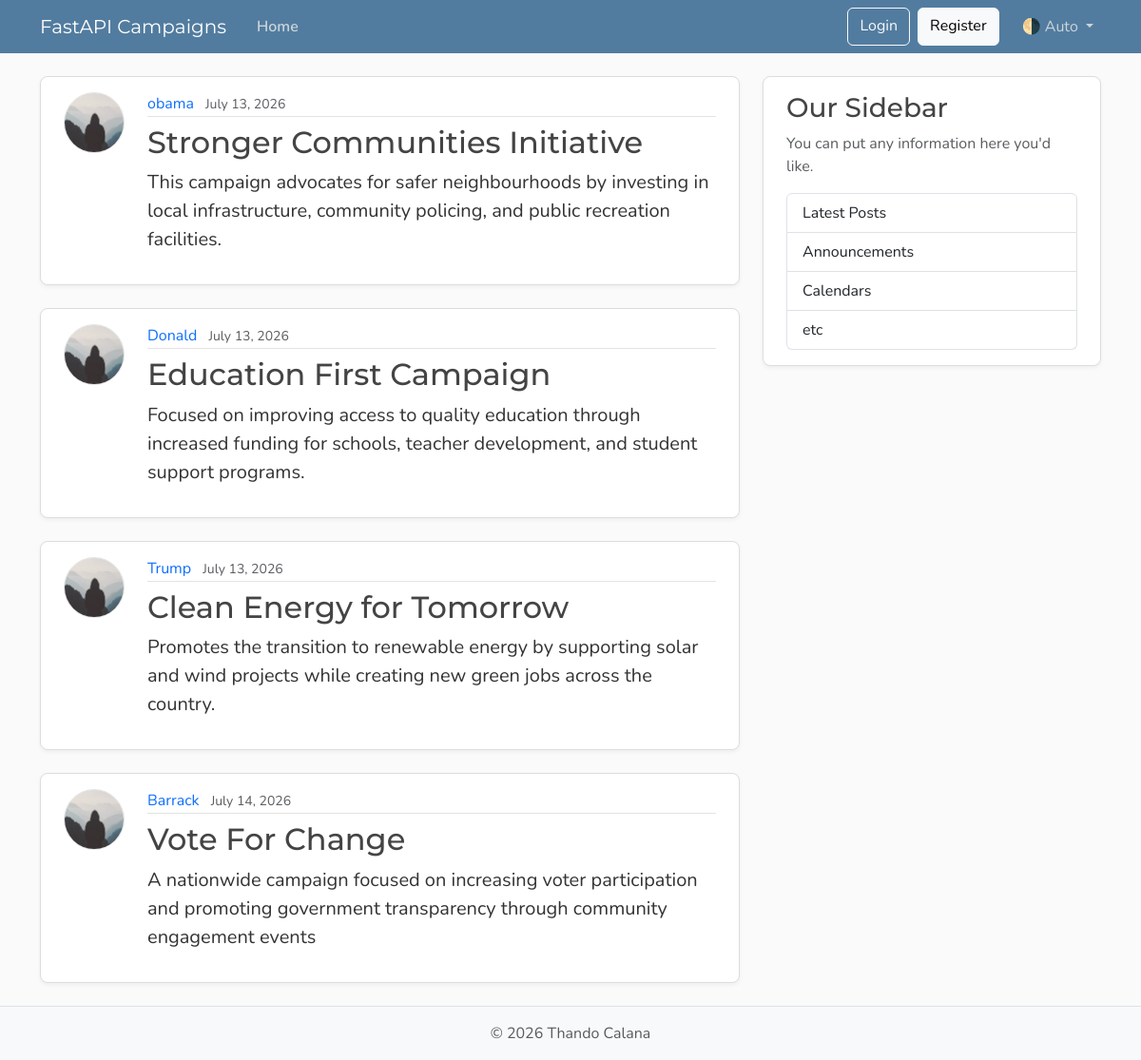
The page /campaigns on the database as committed earlier.
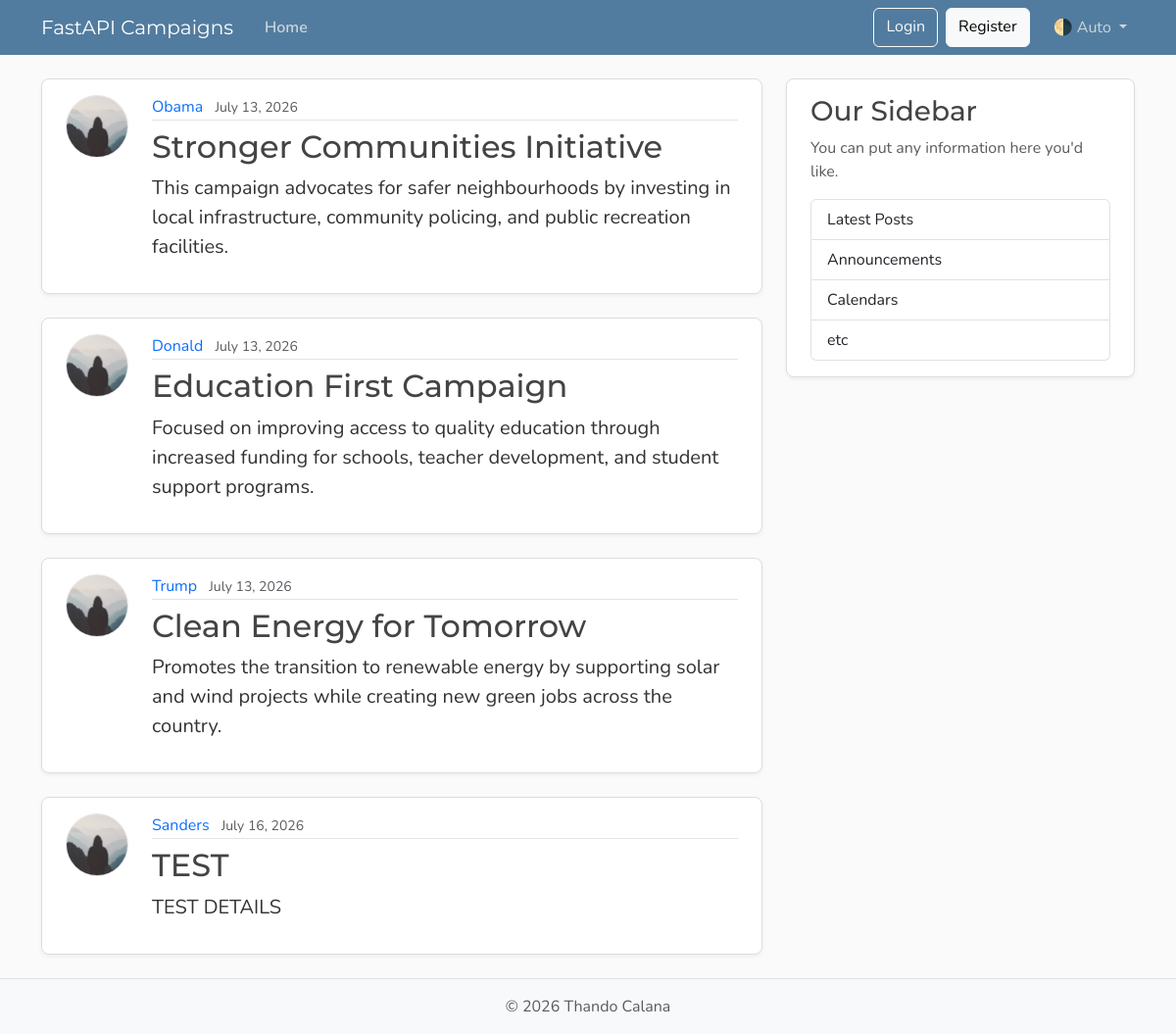
The same page on the database as committed later.
### models.py (models this page shows, shortened)
class Campaigns(Base):
    __tablename__ = "campaigns"
    campaign_id: Mapped[int] = mapped_column(Integer, primary_key=True, nullable=False)
    campaign_name: Mapped[str] = mapped_column(String, nullable=False)
    author: Mapped[Users] = relationship(
        back_populates="campaigns"
    )  # match relationship established earlier
    user_id: Mapped[int] = mapped_column(
        ForeignKey("users.user_id"), nullable=False, index=True
    )
    campaign_details: Mapped[str] = mapped_column(Text, nullable=False)
    created_at: Mapped[datetime] = mapped_column(
        DateTime(timezone=True), default=lambda: datetime.now(UTC)
    )

class Users(Base):
    __tablename__ = "users"
    user_id: Mapped[int] = mapped_column(Integer, primary_key=True, nullable=False)
    username: Mapped[str] = mapped_column(String, nullable=False)
    email: Mapped[str] = mapped_column(String, nullable=False)
    profile_pic: Mapped[str | None] = mapped_column(
        String(200), nullable=True, default=None
    )
    campaigns: Mapped[list[Campaigns]] = relationship(
        back_populates="author",
        cascade="all, delete-orphan",  # if author user is deleted, all posts of that user will also be deleted
    )

### main.py (the view)
@app.get(
    path="/",
    name="home",  # name so we know which unique route to access. Affects URL path user gets directed to
    include_in_schema=False,  # Exclude from API documentation
)
@app.get(
    path="/campaigns", name="campaigns", include_in_schema=False
)  # Not useful for API consumption/ dev. THESE ARE ONLY HTML ENDPOINTS NOT API FUNCTIONALITY
async def home(request: Request, db: Annotated[AsyncSession, Depends(get_db)]):
    query = await db.execute(
        select(models.Campaigns).options(selectinload(models.Campaigns.author))
    )
    campaigns = query.scalars().all()
    return templates.TemplateResponse(
        request, "home.html", {"campaigns": campaigns, "title": "Home"}
    )

### templates/home.html
{% extends "layout.html" %}
{% block content %}
  {% for campaign in campaigns %}
    <article class="content-section py-3 px-4 mb-4">
      <div class="d-flex align-items-start gap-4">
        <img class="rounded-circle article-img flex-shrink-0"
             src="{{ campaign.author.img_path }}"
             alt="{{ campaign.author.username }}'s profile picture"
             width="64"
             height="64"
             loading="lazy">
        <div class="flex-grow-1">
          <div class="article-metadata mb-2">
            <a class="me-2" href="#">{{ campaign.author.username }}</a>
            <small class="text-body-secondary">{{ campaign.created_at.strftime("%B %d, %Y") }}</small>
          </div>
          <h2>
            <a class="article-title"
            href="{{ url_for('campaign', campaign_id=campaign['campaign_id']) }}">{{ campaign.campaign_name }}</a>
          </h2>
          <p class="article-content">{{ campaign.campaign_details }}</p>
        </div>
      </div>
    </article>
  {% endfor %}
{% endblock content %}

### templates/layout.html (shortened to what this page needs)
<!DOCTYPE html>
<html lang="en">
  <head>
    <link href="https://cdn.jsdelivr.net/npm/bootstrap@5.3.8/dist/css/bootstrap.min.css"
          rel="stylesheet"
>
    <link rel="stylesheet" type="text/css" href='{{ url_for("static", path="css/main.css") }}'>
  </head>
  <body class="d-flex flex-column min-vh-100">
    <header class="site-header">
      <nav class="navbar navbar-expand-md bg-steel fixed-top"
           data-bs-theme="dark">
        <div class="container">
          <a class="navbar-brand me-4" href="{{ url_for('campaigns') }}">FastAPI Campaigns</a>
          <div class="collapse navbar-collapse" id="navbarToggle">
            <div class="navbar-nav me-auto">
              <a class="nav-link active" aria-current="page" href="{{ url_for('home') }}">Home</a>
            </div>
            <div class="navbar-nav">
              <a class="btn btn-outline-light mb-2 mb-md-0 me-md-2" href="#">Login</a>
              <a class="btn btn-light mb-2 mb-md-0 me-md-3" href="#">Register</a>
              <div class="nav-item dropdown">
                <a class="nav-link dropdown-toggle"
                   href="#"
                   role="button"
                   id="bd-theme"
                   data-bs-toggle="dropdown"
                   aria-expanded="false">
                  <span id="bd-theme-text">🌗 Auto</span>
                </a>
              </div>
            </div>
          </div>
        </div>
      </nav>
    </header>
    <main role="main" class="container">
      <div class="row">
        <div class="col-md-8">
          {% block content %}
          {% endblock content %}
        </div>
        <aside class="col-md-4">
          <div class="content-section py-3 px-4 mb-4">
            <h3>Our Sidebar</h3>
            <p class="text-body-secondary">You can put any information here you'd like.</p>
            <ul class="list-group">
              <li class="list-group-item">Latest Posts</li>
              <li class="list-group-item">Announcements</li>
              <li class="list-group-item">Calendars</li>
              <li class="list-group-item">etc</li>
            </ul>
          </div>
        </aside>
      </div>
    </main>
    <footer class="mt-auto py-3 bg-body-tertiary border-top">
      <div class="container text-center">
        <p class="text-body-secondary mb-0">
          © <span id="year"></span> Thando Calana
      </div>
    </footer>
  </body>
</html>

### static/css/main.css (style rules this page uses)
:root { --font-heading: "Montserrat", system-ui, -apple-system, BlinkMacSystemFont, sans-serif; --font-body: "Nunito", system-ui, -apple-system, BlinkMacSystemFont, sans-serif; --color-bg-body: #fafafa; --color-bg-content: #ffffff; --color-text-primary: #333333; --color-text-heading: #444444; --color-steel: #527c9f; --color-nav-link: #cbd5db; --color-nav-link-hover: #ffffff; --color-link-hover: #428bca; --color-border: #dddddd; --color-border-light: #e3e3e3; --spacing-xl: 5rem; --article-img-size: 4rem; --account-img-size: 7.813rem; }
body { font-family: var(--font-body); background: var(--color-bg-body); color: var(--color-text-primary); }
main { padding-top: var(--spacing-xl); }
h1, h2, h3, h4, h5, h6 { font-family: var(--font-heading); color: var(--color-text-heading); }
.navbar-brand { font-family: var(--font-heading); }
a { text-decoration: none; }
.bg-steel { background-color: var(--color-steel); }
.site-header .navbar-nav .nav-link { color: var(--color-nav-link); transition: color 0.2s ease-in-out; }
.site-header .navbar-nav .nav-link.active { font-weight: 600; }
.content-section { background: var(--color-bg-content); border: 1px solid var(--color-border); border-radius: 0.5rem; box-shadow: 0 2px 4px rgba(15, 23, 42, 0.05); transition: box-shadow 0.15s ease, transform 0.15s ease, border-color 0.15s ease; }
.article-title { color: var(--color-text-heading); transition: color 0.2s ease-in-out; }
.article-content { white-space: pre-line; font-size: 1.25rem; }
.article-img { height: var(--article-img-size); width: var(--article-img-size); flex-shrink: 0; object-fit: cover; border: 1px solid var(--color-border-light); box-shadow: 0 0 0 2px var(--color-bg-content); }
.article-metadata { padding-bottom: 0.063rem; border-bottom: 1px solid var(--color-border-light); }
.article-metadata a { transition: color 0.2s ease-in-out; }
[data-bs-theme="dark"] { --color-bg-body: #1a1a1a; --color-bg-content: #2d2d2d; --color-text-primary: #e0e0e0; --color-text-heading: #f0f0f0; --color-border: #404040; --color-border-light: #4a4a4a; }

Rows that differ between the two databases and show on the page:
removed Campaigns: author.username "Barrack", created_at "July 14, 2026", campaign_name "Vote For Change", campaign_details "A nationwide campaign focused on increasing voter participation and promoting government transparency through community engagement events"
changed through a linked row, Campaigns "Stronger Communities Initiative": author.username "obama" → "Obama"
added Campaigns: author.username "Sanders", created_at "July 16, 2026", campaign_name "TEST", campaign_details "TEST DETAILS"
